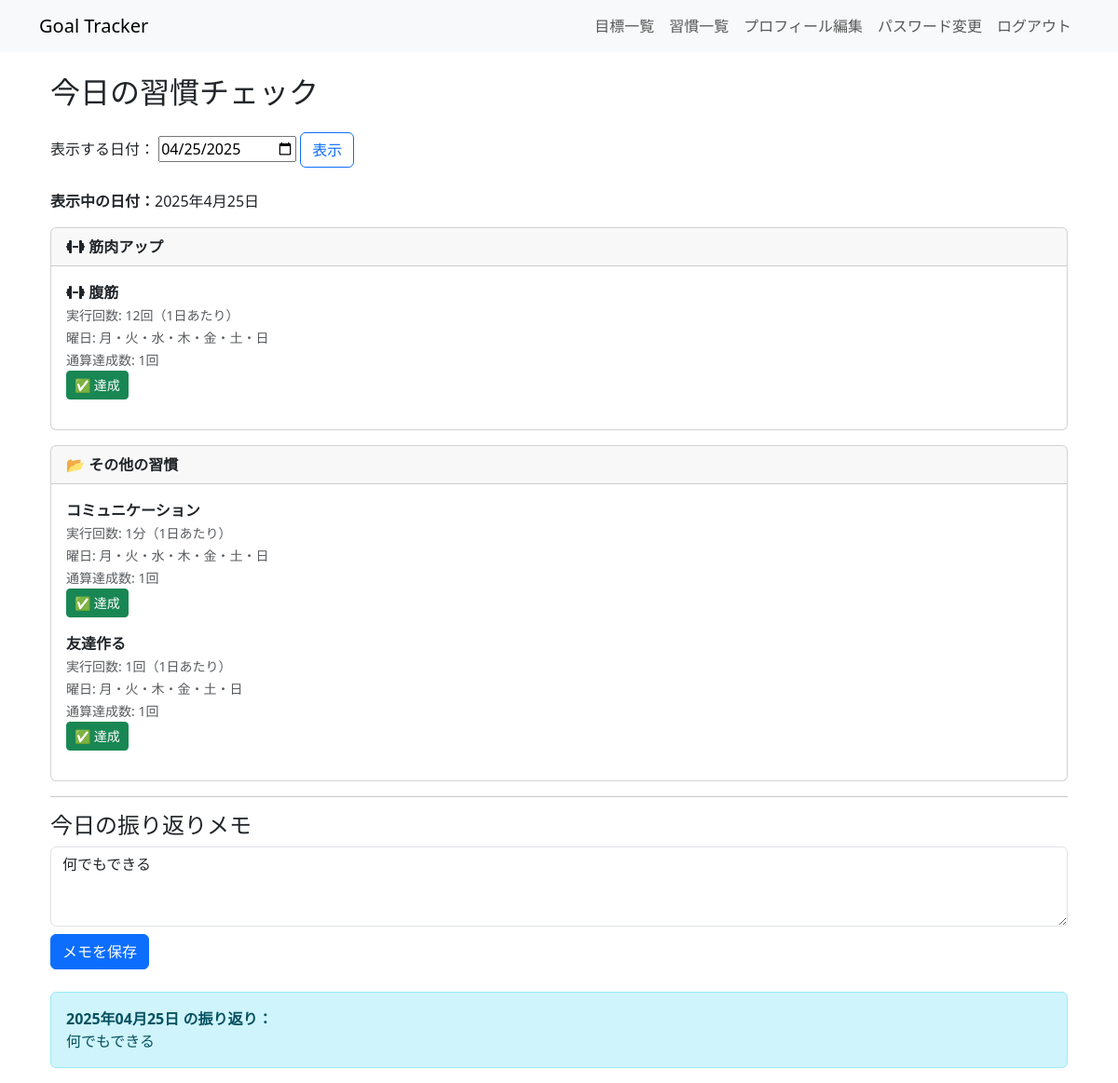
The app's page / (signed in) with its own data.
### goals/models.py (models this page shows, shortened)
class Goal(models.Model):
    user = models.ForeignKey(User, on_delete=models.CASCADE)  # ユーザーごとの目標
    title = models.CharField(max_length=255)  # 目標のタイトル
    icon = models.CharField(max_length=50, default='fa-star')  # FontAwesome アイコン
    created_at = models.DateTimeField(auto_now_add=True)  # 作成日時
    updated_at = models.DateTimeField(auto_now=True)  # 更新日時
    deleted_at = models.DateTimeField(null=True, blank=True)

### habits/models.py (models this page shows, shortened)
class Habit(models.Model):
    user = models.ForeignKey(User, on_delete=models.CASCADE)
    goal = models.ForeignKey(Goal, on_delete=models.CASCADE, null=True, blank=True)
    habit_name = models.CharField(max_length=100)
    schedule_days = models.CharField(max_length=50)  # ← カンマ区切りで保存（例: "月,火,水"）
    target_value = models.PositiveIntegerField(default=1)
    FREQ_CHOICES = [
        ('1日あたり', '1日あたり'),
        ('1週間あたり', '1週間あたり'),
        ('1ヶ月あたり', '1ヶ月あたり'),
    ]
    target_frequency = models.CharField(
        max_length=20,
        choices=FREQ_CHOICES,
        default='1日あたり'
    )
    UNIT_CHOICES = [
        ('回', '回'), ('分', '分'), ('時間', '時間'),
        ('ml', 'ミリリットル'), ('l', 'リットル'),
        ('km', 'キロメートル'), ('mile', 'マイル'), ('㎎', 'グラム'),
    ]
    target_unit = models.CharField(max_length=20, choices=UNIT_CHOICES, default='回')
    icon = models.CharField(max_length=50, default='fa-star')
    created_at = models.DateTimeField(auto_now_add=True)
    updated_at = models.DateTimeField(auto_now=True)
    deleted_at = models.DateTimeField(null=True, blank=True)

class DailyReport(models.Model):
    user = models.ForeignKey(User, on_delete=models.CASCADE)
    goal = models.ForeignKey("goals.Goal", on_delete=models.CASCADE, null=True, blank=True)
    habit = models.ForeignKey("habits.Habit", on_delete=models.CASCADE, null=True, blank=True)
    date = models.DateField(null=False)
    status = models.BooleanField(default=False)
    note = models.TextField(null=True, blank=True)
    comment = models.TextField(null=True, blank=True)
    created_at = models.DateTimeField(auto_now_add=True)
    deleted_at = models.DateTimeField(null=True, blank=True)

### goal_tracker/views.py (the view)
# urls.py: 2. Add a URL to urlpatterns:  path('', views.home, name='home')
@login_required
def home(request):
    date_str = request.GET.get('date')
    if date_str:
        selected_date = datetime.strptime(date_str, "%Y-%m-%d").date()
    else:
        selected_date = timezone.localdate()
    today = timezone.localdate()
    weekday = selected_date.weekday()
    weekday_ja = ['月', '火', '水', '木', '金', '土', '日'][weekday]
    goals = Goal.objects.filter(user=request.user)
    goal_habit_map = {}
    log_map = {}
    today_weekday_in_goal_days = {}
    for goal in goals:
        habits = Habit.objects.filter(goal=goal, user=request.user, deleted_at__isnull=True)
        has_schedule_today = any(weekday_ja in habit.schedule_days for habit in habits)
        today_weekday_in_goal_days[goal.id] = not has_schedule_today
        filtered_habits = habits.filter(schedule_days__contains=weekday_ja)
        habit_list = []
        for habit in filtered_habits:
            report = DailyReport.objects.filter(user=request.user, habit=habit, date=selected_date).first()
            is_done = report.status if report else False
            log_map[habit.id] = is_done
            count = DailyReport.objects.filter(habit=habit, status=True).count()
            habit_list.append({
                'habit': habit,
                'done_count': count,
            })
        goal_habit_map[goal] = habit_list
    other_habits = Habit.objects.filter(goal__isnull=True, user=request.user, deleted_at__isnull=True)
    other_list = []
    for habit in other_habits:
        if weekday_ja not in habit.schedule_days:
            continue
        report = DailyReport.objects.filter(user=request.user, habit=habit, date=selected_date).first()
        is_done = report.status if report else False
        log_map[habit.id] = is_done
        count = DailyReport.objects.filter(habit=habit, status=True).count()
        other_list.append({
            'habit': habit,
            'done_count': count,
        })
    goal_habit_map[None] = other_list  # ✅ Noneキーで格納（その他の習慣）
    daily_report = DailyReport.objects.filter(
        user=request.user,
        date=selected_date,
        goal=None,
        habit=None
    ).first()
    return render(request, 'home.html', {
        'goal_habit_map': goal_habit_map,
        'selected_date': selected_date,
        'weekday_ja': weekday_ja,
        'log_map': log_map,
        'daily_report': daily_report,
        'today_weekday_in_goal_days': today_weekday_in_goal_days,
        'today': today,
    })

### habits/templatetags/custom_filters.py (called while the page is built)
@register.filter(name='replace_commas_with_dot')
def replace_commas_with_dot(value):
    if isinstance(value, str):
        return value.replace(',', '・')
    return value

@register.filter(name='get_item')
def get_item(dict_data, key):
    if dict_data is None:
        return None
    return dict_data.get(key)

### templates/home.html (shortened to what this page needs)
{% extends 'base.html' %}
{% load static %}
{% load custom_tags %}
{% load custom_filters %}
{% block content %}
<div class="container mt-4">
  <h2 class="mb-4"> 今日の習慣チェック</h2>
  <form method="get" class="mb-4">
    <label for="date-input">表示する日付：</label>
    <input type="date" id="date-input" name="date" value="{{ selected_date|date:'Y-m-d' }}">
    <button type="submit" class="btn btn-outline-primary">表示</button>
  </form>
  <p><strong>表示中の日付：</strong>{{ selected_date|date:"Y年n月j日" }}</p>
  {% for goal, habits in goal_habit_map.items %}
    <div class="card mb-3">
      <div class="card-header">
        {% if goal %}
          <strong><i class="fas {{ goal.icon }}"></i> {{ goal.title }}</strong>
        {% else %}
          <strong>📂 その他の習慣</strong>
        {% endif %}
      </div>
      {% if habits %}
      <div class="card-body">
        <ul class="list-unstyled">
          {% for habit_info in habits %}
            {% with habit=habit_info.habit count=habit_info.done_count %}
            <li class="mb-3">
              <strong>
                {% if habit.goal %}<i class="fas {{ habit.goal.icon }}"></i>{% endif %} {{ habit.habit_name }}
              </strong><br>
              <small class="text-muted">
                実行回数: {{ habit.target_value }}{{ habit.target_unit }}（{{ habit.target_frequency }}）<br>
                曜日: {{ habit.schedule_days|replace_commas_with_dot }}<br>
                通算達成数: {{ count }}回
              </small><br>
              <button class="btn btn-sm toggle-btn {% if log_map|get_item:habit.id %}btn-success{% else %}btn-outline-secondary{% endif %}"
                      data-habit-id="{{ habit.id }}"
                      data-selected-date="{{ selected_date }}"
                      {% if selected_date|date:'Ymd' > today|date:'Ymd' %}disabled{% endif %}>
                {% if log_map|get_item:habit.id %}
                  ✅ 達成
                {% else %}
                  ❌ 未達成
                {% endif %}
              </button>
            </li>
            {% endwith %}
          {% endfor %}
        </ul>
      </div>
      {% endif %}
    </div>
  {% endfor %}
  <hr>
  <h4> 今日の振り返りメモ</h4>
  <form method="post" action="{% url 'save_summary_note' %}" class="mt-2">
    <textarea name="note" class="form-control mb-2" rows="3"
              placeholder="今日1日の感想・気づき・反省などを記録..." {% if selected_date > today %}disabled{% endif %}>{% if daily_report %}{{ daily_report.note }}{% endif %}</textarea>
    <button type="submit" class="btn btn-primary" {% if selected_date > today %}disabled{% endif %}>メモを保存</button>
  </form>
  {% if daily_report and daily_report.note %}
    <div class="alert alert-info mt-4">
      <strong>{{ selected_date|date:"Y年m月d日" }} の振り返り：</strong><br>
      {{ daily_report.note|linebreaksbr }}
    </div>
  {% endif %}
</div>
{% endblock %}

### records on screen
Goal: title "筋肉アップ"
Habit: habit.habit_name "腹筋", habit.target_value "12", habit.target_unit "回", habit.target_frequency "1日あたり", habit.schedule_days "月・火・水・木・金・土・日", done_count "1", shows "✅ 達成"
Habit: habit.habit_name "コミュニケーション", habit.target_value "1", habit.target_unit "分", habit.target_frequency "1日あたり", habit.schedule_days "月・火・水・木・金・土・日", done_count "1", shows "✅ 達成"
Habit: habit.habit_name "友達作る", habit.target_value "1", habit.target_unit "回", habit.target_frequency "1日あたり", habit.schedule_days "月・火・木・金・土・日", done_count "1", shows "✅ 達成"
DailyReport: note "何でもできる"

### other values on screen
{{ selected_date|date:"Y年n月j日" }} "2025年4月25日"
{{ selected_date|date:"Y年m月d日" }} "2025年04月25日"
